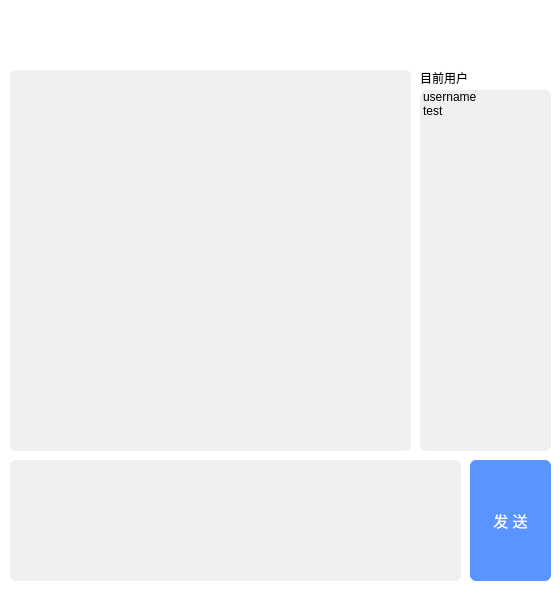
<?xml version="1.0" encoding="UTF-8"?>
<ui version="4.0">
 <class>InnclientClass</class>
 <widget class="QMainWindow" name="InnclientClass">
  <property name="geometry">
   <rect>
    <x>0</x>
    <y>0</y>
    <width>560</width>
    <height>600</height>
   </rect>
  </property>
  <property name="minimumSize">
   <size>
    <width>560</width>
    <height>600</height>
   </size>
  </property>
  <property name="maximumSize">
   <size>
    <width>560</width>
    <height>600</height>
   </size>
  </property>
  <property name="windowTitle">
   <string>Innclient</string>
  </property>
  <property name="styleSheet">
   <string notr="true">border-radius:6px;
background-color: rgb(255, 255, 255);</string>
  </property>
  <widget class="QWidget" name="centralWidget">
   <widget class="QPlainTextEdit" name="content">
    <property name="geometry">
     <rect>
      <x>10</x>
      <y>460</y>
      <width>451</width>
      <height>121</height>
     </rect>
    </property>
    <property name="styleSheet">
     <string notr="true">background-color: rgb(239, 239, 239);</string>
    </property>
   </widget>
   <widget class="QPushButton" name="send">
    <property name="geometry">
     <rect>
      <x>470</x>
      <y>460</y>
      <width>81</width>
      <height>121</height>
     </rect>
    </property>
    <property name="font">
     <font>
      <pointsize>11</pointsize>
     </font>
    </property>
    <property name="styleSheet">
     <string notr="true">QPushButton
{
	background-color: rgb(90, 148, 255);
	color:white;
}
QPushButton::hover{
	background-color: rgb(80, 133, 226);
}

QPushButton::pressed{
	background-color:rgb(65, 113, 200);
}

</string>
    </property>
    <property name="text">
     <string>发 送</string>
    </property>
   </widget>
   <widget class="QLabel" name="username">
    <property name="geometry">
     <rect>
      <x>10</x>
      <y>30</y>
      <width>401</width>
      <height>31</height>
     </rect>
    </property>
    <property name="text">
     <string/>
    </property>
   </widget>
   <widget class="QTextBrowser" name="textBrowser">
    <property name="geometry">
     <rect>
      <x>10</x>
      <y>70</y>
      <width>401</width>
      <height>381</height>
     </rect>
    </property>
    <property name="styleSheet">
     <string notr="true">background-color: rgb(239, 239, 239);</string>
    </property>
   </widget>
   <widget class="QListWidget" name="online_user">
    <property name="geometry">
     <rect>
      <x>420</x>
      <y>90</y>
      <width>131</width>
      <height>361</height>
     </rect>
    </property>
    <property name="styleSheet">
     <string notr="true">background-color: rgb(239, 239, 239);</string>
    </property>
    <item>
     <property name="text">
      <string>username</string>
     </property>
    </item>
    <item>
     <property name="text">
      <string>test</string>
     </property>
    </item>
   </widget>
   <widget class="QLabel" name="label_3">
    <property name="geometry">
     <rect>
      <x>420</x>
      <y>70</y>
      <width>131</width>
      <height>16</height>
     </rect>
    </property>
    <property name="text">
     <string>目前用户</string>
    </property>
   </widget>
  </widget>
 </widget>
 <layoutdefault spacing="6" margin="11"/>
 <resources>
  <include location="Innclient.qrc"/>
 </resources>
 <connections/>
</ui>
